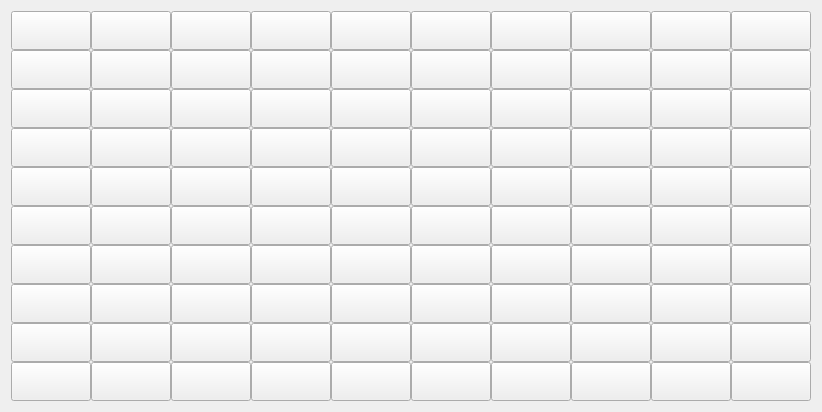
   <widget class="QWidget" name="gridLayoutWidget_2">
    <property name="geometry">
     <rect>
      <x>510</x>
      <y>120</y>
      <width>441</width>
      <height>311</height>
     </rect>
    </property>
    <property name="font">
     <font>
      <pointsize>20</pointsize>
     </font>
    </property>
    <layout class="QGridLayout" name="gridLayout_2">
     <property name="sizeConstraint">
      <enum>QLayout::SetDefaultConstraint</enum>
     </property>
     <property name="spacing">
      <number>0</number>
     </property>
     <item row="5" column="0">
      <widget class="QPushButton" name="btn__51">
       <property name="font">
        <font>
         <pointsize>20</pointsize>
        </font>
       </property>
       <property name="text">
        <string/>
       </property>
      </widget>
     </item>
     <item row="2" column="4">
      <widget class="QPushButton" name="btn__25">
       <property name="font">
        <font>
         <pointsize>20</pointsize>
        </font>
       </property>
       <property name="text">
        <string/>
       </property>
      </widget>
     </item>
     <item row="8" column="0">
      <widget class="QPushButton" name="btn__81">
       <property name="font">
        <font>
         <pointsize>20</pointsize>
        </font>
       </property>
       <property name="text">
        <string/>
       </property>
      </widget>
     </item>
     <item row="7" column="0">
      <widget class="QPushButton" name="btn__71">
       <property name="font">
        <font>
         <pointsize>20</pointsize>
        </font>
       </property>
       <property name="text">
        <string/>
       </property>
      </widget>
     </item>
     <item row="6" column="0">
      <widget class="QPushButton" name="btn__61">
       <property name="font">
        <font>
         <pointsize>20</pointsize>
        </font>
       </property>
       <property name="text">
        <string/>
       </property>
      </widget>
     </item>
     <item row="3" column="0">
      <widget class="QPushButton" name="btn__31">
       <property name="font">
        <font>
         <pointsize>20</pointsize>
        </font>
       </property>
       <property name="text">
        <string/>
       </property>
      </widget>
     </item>
     <item row="0" column="1">
      <widget class="QPushButton" name="btn__2">
       <property name="font">
        <font>
         <pointsize>20</pointsize>
        </font>
       </property>
       <property name="text">
        <string/>
       </property>
      </widget>
     </item>
     <item row="0" column="5">
      <widget class="QPushButton" name="btn__6">
       <property name="font">
        <font>
         <pointsize>20</pointsize>
        </font>
       </property>
       <property name="text">
        <string/>
       </property>
      </widget>
     </item>
     <item row="0" column="2">
      <widget class="QPushButton" name="btn__3">
       <property name="font">
        <font>
         <pointsize>20</pointsize>
        </font>
       </property>
       <property name="text">
        <string/>
       </property>
      </widget>
     </item>
     <item row="4" column="0">
      <widget class="QPushButton" name="btn__41">
       <property name="font">
        <font>
         <pointsize>20</pointsize>
        </font>
       </property>
       <property name="text">
        <string/>
       </property>
      </widget>
     </item>
     <item row="0" column="3">
      <widget class="QPushButton" name="btn__4">
       <property name="font">
        <font>
         <pointsize>20</pointsize>
        </font>
       </property>
       <property name="text">
        <string/>
       </property>
      </widget>
     </item>
     <item row="0" column="7">
      <widget class="QPushButton" name="btn__8">
       <property name="font">
        <font>
         <pointsize>20</pointsize>
        </font>
       </property>
       <property name="text">
        <string/>
       </property>
      </widget>
     </item>
     <item row="0" column="6">
      <widget class="QPushButton" name="btn__7">
       <property name="font">
        <font>
         <pointsize>20</pointsize>
        </font>
       </property>
       <property name="text">
        <string/>
       </property>
      </widget>
     </item>
     <item row="0" column="4">
      <widget class="QPushButton" name="btn__5">
       <property name="font">
        <font>
         <pointsize>20</pointsize>
        </font>
       </property>
       <property name="text">
        <string/>
       </property>
      </widget>
     </item>
     <item row="0" column="0">
      <widget class="QPushButton" name="btn__1">
       <property name="font">
        <font>
         <pointsize>20</pointsize>
        </font>
       </property>
       <property name="text">
        <string/>
       </property>
      </widget>
     </item>
     <item row="8" column="8">
      <widget class="QPushButton" name="btn__89">
       <property name="font">
        <font>
         <pointsize>20</pointsize>
        </font>
       </property>
       <property name="text">
        <string/>
       </property>
      </widget>
     </item>
     <item row="1" column="9">
      <widget class="QPushButton" name="btn__20">
       <property name="font">
        <font>
         <pointsize>20</pointsize>
        </font>
       </property>
       <property name="text">
        <string/>
       </property>
      </widget>
     </item>
     <item row="2" column="1">
      <widget class="QPushButton" name="btn__22">
       <property name="font">
        <font>
         <pointsize>20</pointsize>
        </font>
       </property>
       <property name="text">
        <string/>
       </property>
      </widget>
     </item>
     <item row="2" column="3">
      <widget class="QPushButton" name="btn__24">
       <property name="font">
        <font>
         <pointsize>20</pointsize>
        </font>
       </property>
       <property name="text">
        <string/>
       </property>
      </widget>
     </item>
     <item row="8" column="9">
      <widget class="QPushButton" name="btn__90">
       <property name="font">
        <font>
         <pointsize>20</pointsize>
        </font>
       </property>
       <property name="text">
        <string/>
       </property>
      </widget>
     </item>
     <item row="1" column="8">
      <widget class="QPushButton" name="btn__19">
       <property name="font">
        <font>
         <pointsize>20</pointsize>
        </font>
       </property>
       <property name="text">
        <string/>
       </property>
      </widget>
     </item>
     <item row="1" column="3">
      <widget class="QPushButton" name="btn__14">
       <property name="font">
        <font>
         <pointsize>20</pointsize>
        </font>
       </property>
       <property name="text">
        <string/>
       </property>
      </widget>
     </item>
     <item row="1" column="2">
      <widget class="QPushButton" name="btn__13">
       <property name="font">
        <font>
         <pointsize>20</pointsize>
        </font>
       </property>
       <property name="text">
        <string/>
       </property>
      </widget>
     </item>
     <item row="1" column="1">
      <widget class="QPushButton" name="btn__12">
       <property name="font">
        <font>
         <pointsize>20</pointsize>
        </font>
       </property>
       <property name="text">
        <string/>
       </property>
      </widget>
     </item>
     <item row="1" column="0">
      <widget class="QPushButton" name="btn__11">
       <property name="font">
        <font>
         <pointsize>20</pointsize>
        </font>
       </property>
       <property name="text">
        <string/>
       </property>
      </widget>
     </item>
     <item row="1" column="5">
      <widget class="QPushButton" name="btn__16">
       <property name="font">
        <font>
         <pointsize>20</pointsize>
        </font>
       </property>
       <property name="text">
        <string/>
       </property>
      </widget>
     </item>
     <item row="1" column="4">
      <widget class="QPushButton" name="btn__15">
       <property name="font">
        <font>
         <pointsize>20</pointsize>
        </font>
       </property>
       <property name="text">
        <string/>
       </property>
      </widget>
     </item>
     <item row="1" column="6">
      <widget class="QPushButton" name="btn__17">
       <property name="font">
        <font>
         <pointsize>20</pointsize>
        </font>
       </property>
       <property name="text">
        <string/>
       </property>
      </widget>
     </item>
     <item row="0" column="8">
      <widget class="QPushButton" name="btn__9">
       <property name="font">
        <font>
         <pointsize>20</pointsize>
        </font>
       </property>
       <property name="text">
        <string/>
       </property>
      </widget>
     </item>
     <item row="2" column="0">
      <widget class="QPushButton" name="btn__21">
       <property name="font">
        <font>
         <pointsize>20</pointsize>
        </font>
       </property>
       <property name="text">
        <string/>
       </property>
      </widget>
     </item>
     <item row="0" column="9">
      <widget class="QPushButton" name="btn__10">
       <property name="font">
        <font>
         <pointsize>20</pointsize>
        </font>
       </property>
       <property name="text">
        <string/>
       </property>
      </widget>
     </item>
     <item row="1" column="7">
      <widget class="QPushButton" name="btn__18">
       <property name="font">
        <font>
         <pointsize>20</pointsize>
        </font>
       </property>
       <property name="text">
        <string/>
       </property>
      </widget>
     </item>
     <item row="9" column="0">
      <widget class="QPushButton" name="btn__91">
       <property name="font">
        <font>
         <pointsize>20</pointsize>
        </font>
       </property>
       <property name="text">
        <string/>
       </property>
      </widget>
     </item>
     <item row="9" column="7">
      <widget class="QPushButton" name="btn__98">
       <property name="font">
        <font>
         <pointsize>20</pointsize>
        </font>
       </property>
       <property name="text">
        <string/>
       </property>
      </widget>
     </item>
     <item row="9" column="9">
      <widget class="QPushButton" name="btn__100">
       <property name="font">
        <font>
         <pointsize>20</pointsize>
        </font>
       </property>
       <property name="text">
        <string/>
       </property>
      </widget>
     </item>
     <item row="9" column="3">
      <widget class="QPushButton" name="btn__94">
       <property name="font">
        <font>
         <pointsize>20</pointsize>
        </font>
       </property>
       <property name="text">
        <string/>
       </property>
      </widget>
     </item>
     <item row="9" column="2">
      <widget class="QPushButton" name="btn__93">
       <property name="font">
        <font>
         <pointsize>20</pointsize>
        </font>
       </property>
       <property name="text">
        <string/>
       </property>
      </widget>
     </item>
     <item row="9" column="1">
      <widget class="QPushButton" name="btn__92">
       <property name="font">
        <font>
         <pointsize>20</pointsize>
        </font>
       </property>
       <property name="text">
        <string/>
       </property>
      </widget>
     </item>
     <item row="9" column="8">
      <widget class="QPushButton" name="btn__99">
       <property name="font">
        <font>
         <pointsize>20</pointsize>
        </font>
       </property>
       <property name="text">
        <string/>
       </property>
      </widget>
     </item>
     <item row="9" column="6">
      <widget class="QPushButton" name="btn__97">
       <property name="font">
        <font>
         <pointsize>20</pointsize>
        </font>
       </property>
       <property name="text">
        <string/>
       </property>
      </widget>
     </item>
     <item row="9" column="5">
      <widget class="QPushButton" name="btn__96">
       <property name="font">
        <font>
         <pointsize>20</pointsize>
        </font>
       </property>
       <property name="text">
        <string/>
       </property>
      </widget>
     </item>
     <item row="9" column="4">
      <widget class="QPushButton" name="btn__95">
       <property name="font">
        <font>
         <pointsize>20</pointsize>
        </font>
       </property>
       <property name="text">
        <string/>
       </property>
      </widget>
     </item>
     <item row="2" column="5">
      <widget class="QPushButton" name="btn__26">
       <property name="font">
        <font>
         <pointsize>20</pointsize>
        </font>
       </property>
       <property name="text">
        <string/>
       </property>
      </widget>
     </item>
     <item row="7" column="2">
      <widget class="QPushButton" name="btn__73">
       <property name="font">
        <font>
         <pointsize>20</pointsize>
        </font>
       </property>
       <property name="text">
        <string/>
       </property>
      </widget>
     </item>
     <item row="8" column="7">
      <widget class="QPushButton" name="btn__88">
       <property name="font">
        <font>
         <pointsize>20</pointsize>
        </font>
       </property>
       <property name="text">
        <string/>
       </property>
      </widget>
     </item>
     <item row="3" column="3">
      <widget class="QPushButton" name="btn__34">
       <property name="font">
        <font>
         <pointsize>20</pointsize>
        </font>
       </property>
       <property name="text">
        <string/>
       </property>
      </widget>
     </item>
     <item row="3" column="2">
      <widget class="QPushButton" name="btn__33">
       <property name="font">
        <font>
         <pointsize>20</pointsize>
        </font>
       </property>
       <property name="text">
        <string/>
       </property>
      </widget>
     </item>
     <item row="3" column="1">
      <widget class="QPushButton" name="btn__32">
       <property name="font">
        <font>
         <pointsize>20</pointsize>
        </font>
       </property>
       <property name="text">
        <string/>
       </property>
      </widget>
     </item>
     <item row="7" column="3">
      <widget class="QPushButton" name="btn__74">
       <property name="font">
        <font>
         <pointsize>20</pointsize>
        </font>
       </property>
       <property name="text">
        <string/>
       </property>
      </widget>
     </item>
     <item row="3" column="5">
      <widget class="QPushButton" name="btn__36">
       <property name="font">
        <font>
         <pointsize>20</pointsize>
        </font>
       </property>
       <property name="text">
        <string/>
       </property>
      </widget>
     </item>
     <item row="3" column="6">
      <widget class="QPushButton" name="btn__37">
       <property name="font">
        <font>
         <pointsize>20</pointsize>
        </font>
       </property>
       <property name="text">
        <string/>
       </property>
      </widget>
     </item>
     <item row="3" column="4">
      <widget class="QPushButton" name="btn__35">
       <property name="font">
        <font>
         <pointsize>20</pointsize>
        </font>
       </property>
       <property name="text">
        <string/>
       </property>
      </widget>
     </item>
     <item row="3" column="8">
      <widget class="QPushButton" name="btn__39">
       <property name="font">
        <font>
         <pointsize>20</pointsize>
        </font>
       </property>
       <property name="text">
        <string/>
       </property>
      </widget>
     </item>
     <item row="3" column="9">
      <widget class="QPushButton" name="btn__40">
       <property name="font">
        <font>
         <pointsize>20</pointsize>
        </font>
       </property>
       <property name="text">
        <string/>
       </property>
      </widget>
     </item>
     <item row="7" column="5">
      <widget class="QPushButton" name="btn__76">
       <property name="font">
        <font>
         <pointsize>20</pointsize>
        </font>
       </property>
       <property name="text">
        <string/>
       </property>
      </widget>
     </item>
     <item row="7" column="4">
      <widget class="QPushButton" name="btn__75">
       <property name="font">
        <font>
         <pointsize>20</pointsize>
        </font>
       </property>
       <property name="text">
        <string/>
       </property>
      </widget>
     </item>
     <item row="4" column="1">
      <widget class="QPushButton" name="btn__42">
       <property name="font">
        <font>
         <pointsize>20</pointsize>
        </font>
       </property>
       <property name="text">
        <string/>
       </property>
      </widget>
     </item>
     <item row="4" column="4">
      <widget class="QPushButton" name="btn__45">
       <property name="font">
        <font>
         <pointsize>20</pointsize>
        </font>
       </property>
       <property name="text">
        <string/>
       </property>
      </widget>
     </item>
     <item row="4" column="2">
      <widget class="QPushButton" name="btn__43">
       <property name="font">
        <font>
         <pointsize>20</pointsize>
        </font>
       </property>
       <property name="text">
        <string/>
       </property>
      </widget>
     </item>
     <item row="4" column="6">
      <widget class="QPushButton" name="btn__47">
       <property name="font">
        <font>
         <pointsize>20</pointsize>
        </font>
       </property>
       <property name="text">
        <string/>
       </property>
      </widget>
     </item>
     <item row="4" column="5">
      <widget class="QPushButton" name="btn__46">
       <property name="font">
        <font>
         <pointsize>20</pointsize>
        </font>
       </property>
       <property name="text">
        <string/>
       </property>
      </widget>
     </item>
     <item row="4" column="3">
      <widget class="QPushButton" name="btn__44">
       <property name="font">
        <font>
         <pointsize>20</pointsize>
        </font>
       </property>
       <property name="text">
        <string/>
       </property>
      </widget>
     </item>
     <item row="4" column="7">
      <widget class="QPushButton" name="btn__48">
       <property name="font">
        <font>
         <pointsize>20</pointsize>
        </font>
       </property>
       <property name="text">
        <string/>
       </property>
      </widget>
     </item>
     <item row="4" column="9">
      <widget class="QPushButton" name="btn__50">
       <property name="font">
        <font>
         <pointsize>20</pointsize>
        </font>
       </property>
       <property name="text">
        <string/>
       </property>
      </widget>
     </item>
     <item row="4" column="8">
      <widget class="QPushButton" name="btn__49">
       <property name="font">
        <font>
         <pointsize>20</pointsize>
        </font>
       </property>
       <property name="text">
        <string/>
       </property>
      </widget>
     </item>
     <item row="7" column="6">
      <widget class="QPushButton" name="btn__77">
       <property name="font">
        <font>
         <pointsize>20</pointsize>
        </font>
       </property>
       <property name="text">
        <string/>
       </property>
      </widget>
     </item>
     <item row="7" column="7">
      <widget class="QPushButton" name="btn__78">
       <property name="font">
        <font>
         <pointsize>20</pointsize>
        </font>
       </property>
       <property name="text">
        <string/>
       </property>
      </widget>
     </item>
     <item row="5" column="4">
      <widget class="QPushButton" name="btn__55">
       <property name="font">
        <font>
         <pointsize>20</pointsize>
        </font>
       </property>
       <property name="text">
        <string/>
       </property>
      </widget>
     </item>
     <item row="7" column="8">
      <widget class="QPushButton" name="btn__79">
       <property name="font">
        <font>
         <pointsize>20</pointsize>
        </font>
       </property>
       <property name="text">
        <string/>
       </property>
      </widget>
     </item>
     <item row="5" column="5">
      <widget class="QPushButton" name="btn__56">
       <property name="font">
        <font>
         <pointsize>20</pointsize>
        </font>
       </property>
       <property name="text">
        <string/>
       </property>
      </widget>
     </item>
     <item row="7" column="9">
      <widget class="QPushButton" name="btn__80">
       <property name="font">
        <font>
         <pointsize>20</pointsize>
        </font>
       </property>
       <property name="text">
        <string/>
       </property>
      </widget>
     </item>
     <item row="5" column="1">
      <widget class="QPushButton" name="btn__52">
       <property name="font">
        <font>
         <pointsize>20</pointsize>
        </font>
       </property>
       <property name="text">
        <string/>
       </property>
      </widget>
     </item>
     <item row="5" column="2">
      <widget class="QPushButton" name="btn__53">
       <property name="font">
        <font>
         <pointsize>20</pointsize>
        </font>
       </property>
       <property name="text">
        <string/>
       </property>
      </widget>
     </item>
     <item row="5" column="3">
      <widget class="QPushButton" name="btn__54">
       <property name="font">
        <font>
         <pointsize>20</pointsize>
        </font>
       </property>
       <property name="text">
        <string/>
       </property>
      </widget>
     </item>
     <item row="5" column="9">
      <widget class="QPushButton" name="btn__60">
       <property name="font">
        <font>
         <pointsize>20</pointsize>
        </font>
       </property>
       <property name="text">
        <string/>
       </property>
      </widget>
     </item>
     <item row="5" column="6">
      <widget class="QPushButton" name="btn__57">
       <property name="font">
        <font>
         <pointsize>20</pointsize>
        </font>
       </property>
       <property name="text">
        <string/>
       </property>
      </widget>
     </item>
     <item row="5" column="8">
      <widget class="QPushButton" name="btn__59">
       <property name="font">
        <font>
         <pointsize>20</pointsize>
        </font>
       </property>
       <property name="text">
        <string/>
       </property>
      </widget>
     </item>
     <item row="5" column="7">
      <widget class="QPushButton" name="btn__58">
       <property name="font">
        <font>
         <pointsize>20</pointsize>
        </font>
       </property>
       <property name="text">
        <string/>
       </property>
      </widget>
     </item>
     <item row="6" column="1">
      <widget class="QPushButton" name="btn__62">
       <property name="font">
        <font>
         <pointsize>20</pointsize>
        </font>
       </property>
       <property name="text">
        <string/>
       </property>
      </widget>
     </item>
     <item row="6" column="6">
      <widget class="QPushButton" name="btn__67">
       <property name="font">
        <font>
         <pointsize>20</pointsize>
        </font>
       </property>
       <property name="text">
        <string/>
       </property>
      </widget>
     </item>
     <item row="6" column="7">
      <widget class="QPushButton" name="btn__68">
       <property name="font">
        <font>
         <pointsize>20</pointsize>
        </font>
       </property>
       <property name="text">
        <string/>
       </property>
      </widget>
     </item>
     <item row="6" column="2">
      <widget class="QPushButton" name="btn__63">
       <property name="font">
        <font>
         <pointsize>20</pointsize>
        </font>
       </property>
       <property name="text">
        <string/>
       </property>
      </widget>
     </item>
     <item row="6" column="4">
      <widget class="QPushButton" name="btn__65">
       <property name="font">
        <font>
         <pointsize>20</pointsize>
        </font>
       </property>
       <property name="text">
        <string/>
       </property>
      </widget>
     </item>
     <item row="6" column="3">
      <widget class="QPushButton" name="btn__64">
       <property name="font">
        <font>
         <pointsize>20</pointsize>
        </font>
       </property>
       <property name="text">
        <string/>
       </property>
      </widget>
     </item>
     <item row="6" column="5">
      <widget class="QPushButton" name="btn__66">
       <property name="font">
        <font>
         <pointsize>20</pointsize>
        </font>
       </property>
       <property name="text">
        <string/>
       </property>
      </widget>
     </item>
     <item row="6" column="9">
      <widget class="QPushButton" name="btn__70">
       <property name="font">
        <font>
         <pointsize>20</pointsize>
        </font>
       </property>
       <property name="text">
        <string/>
       </property>
      </widget>
     </item>
     <item row="6" column="8">
      <widget class="QPushButton" name="btn__69">
       <property name="font">
        <font>
         <pointsize>20</pointsize>
        </font>
       </property>
       <property name="text">
        <string/>
       </property>
      </widget>
     </item>
     <item row="2" column="7">
      <widget class="QPushButton" name="btn__28">
       <property name="font">
        <font>
         <pointsize>20</pointsize>
        </font>
       </property>
       <property name="text">
        <string/>
       </property>
      </widget>
     </item>
     <item row="2" column="8">
      <widget class="QPushButton" name="btn__29">
       <property name="font">
        <font>
         <pointsize>20</pointsize>
        </font>
       </property>
       <property name="text">
        <string/>
       </property>
      </widget>
     </item>
     <item row="2" column="9">
      <widget class="QPushButton" name="btn__30">
       <property name="font">
        <font>
         <pointsize>20</pointsize>
        </font>
       </property>
       <property name="text">
        <string/>
       </property>
      </widget>
     </item>
     <item row="8" column="1">
      <widget class="QPushButton" name="btn__82">
       <property name="font">
        <font>
         <pointsize>20</pointsize>
        </font>
       </property>
       <property name="text">
        <string/>
       </property>
      </widget>
     </item>
     <item row="8" column="2">
      <widget class="QPushButton" name="btn__83">
       <property name="font">
        <font>
         <pointsize>20</pointsize>
        </font>
       </property>
       <property name="text">
        <string/>
       </property>
      </widget>
     </item>
     <item row="2" column="6">
      <widget class="QPushButton" name="btn__27">
       <property name="font">
        <font>
         <pointsize>20</pointsize>
        </font>
       </property>
       <property name="text">
        <string/>
       </property>
      </widget>
     </item>
     <item row="7" column="1">
      <widget class="QPushButton" name="btn__72">
       <property name="font">
        <font>
         <pointsize>20</pointsize>
        </font>
       </property>
       <property name="text">
        <string/>
       </property>
      </widget>
     </item>
     <item row="8" column="5">
      <widget class="QPushButton" name="btn__86">
       <property name="font">
        <font>
         <pointsize>20</pointsize>
        </font>
       </property>
       <property name="text">
        <string/>
       </property>
      </widget>
     </item>
     <item row="8" column="6">
      <widget class="QPushButton" name="btn__87">
       <property name="font">
        <font>
         <pointsize>20</pointsize>
        </font>
       </property>
       <property name="text">
        <string/>
       </property>
      </widget>
     </item>
     <item row="8" column="4">
      <widget class="QPushButton" name="btn__85">
       <property name="font">
        <font>
         <pointsize>20</pointsize>
        </font>
       </property>
       <property name="text">
        <string/>
       </property>
      </widget>
     </item>
     <item row="8" column="3">
      <widget class="QPushButton" name="btn__84">
       <property name="font">
        <font>
         <pointsize>20</pointsize>
        </font>
       </property>
       <property name="text">
        <string/>
       </property>
      </widget>
     </item>
     <item row="3" column="7">
      <widget class="QPushButton" name="btn__38">
       <property name="font">
        <font>
         <pointsize>20</pointsize>
        </font>
       </property>
       <property name="text">
        <string/>
       </property>
      </widget>
     </item>
     <item row="2" column="2">
      <widget class="QPushButton" name="btn__23">
       <property name="font">
        <font>
         <pointsize>20</pointsize>
        </font>
       </property>
       <property name="text">
        <string/>
       </property>
      </widget>
     </item>
    </layout>
   </widget>
